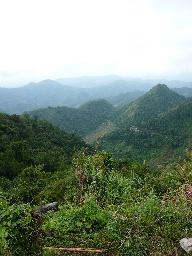
#> input picture TP2/Holidays_dataset/100000.jpg, 192 x 256 px; its folder holds only this picture in this run
$ jupyter execute --allow-errors '4I-SI2_TD_Représentation_Images_corriger.ipynb'   (shell and % lines are left out)   (older library calls are emulated)
#> lines starting #> are read from the running program, lines starting #| are printed output that depends on the picture
# TD - Représentation d'images
Dans ce TD, nous nous interesons à la représentation d'images par leur [histogramme couleur](https://en.wikipedia.org/wiki/Color_histogram).

[cell 1]
import numpy as np
import matplotlib.pyplot as plt

En indexation de donnée par le contenu, une problématique courante est la recherche par similarité de documents. Le but de trier l'ensemble des documents d'une base de donnée du plus similaire au moins similaire par rapport à un document requête en utilisant uniquement des informations extraites des documents.

Dans ce TD, nous voulons faire de la recherche par similarité d'images. Comme pour le texte, nous ne pouvons pas utiliser directement l'image. Nous devons dans un premier temps extraire des paramètres (features) des images. Puis nous utilisons une métrique pour mesurer la similarité entre les images. Nous pouvons alors trier les images par rapport à leur similarité avec l'image requête.

## Holidays dataset
Pour nos expériences, nous utilisons la base d'image [Holidays dataset](http://lear.inrialpes.fr/~jegou/data.php). Cette base de 1491 images provenant de photos de vacances. Les autres ont pris en compte de tester la robustesse de diverses attaques: les rotations, les changements de points de vue et d'éclairage, le flou, etc. L'ensemble de données comprend une très grande variété de types de scène (effets naturels, artificiels, d'eau et de feu, etc.). L'ensemble de données  sont regroupé en 500 groupes d'images, chacun représentant une scène ou un objet distinct. La première image de chaque groupe est l'image de requête et l'objectif est de récupérer en premier les autres images du groupe.

<center></center>

Le code suivant permet de crée la liste des images de la base :

[cell 2]
import glob
import os

images_dir = './Holidays_dataset'

image_file_names = sorted([os.path.split(f)[1] for f in glob.glob(os.path.join(images_dir, '*.jpg'))])

N = len(image_file_names)

Le groupe des images et leurs indices dans le groupe sont codés dans leurs noms. Par exemple l'image `100502.jpg` est la $3^\text{éme}$ image du $6^\text{éme}$ groupe :
- `1`**`005`**`02.jpg` $\Rightarrow 6^\text{éme}$ groupe
- `1005`**`02`**`.jpg` $\Rightarrow 3^\text{éme}$ image du groupe
L'image qui est utilisé comme requête dans chaque groupe est la $1^\text{ére}$ image du groupe (`1005`**`00`**`.jpg`).

Le code suivant permet de récupéré les groupes de chaque image et les images requêtes:

[cell 3]
y = np.asarray([int(f[1:4]) for f in image_file_names]) # verite terrain: recupere pour chaque imag le num de son groupe (ex:005 au dessus)
queries = np.asarray([f.endswith('00.jpg') for f in image_file_names]) # vecteur de booléens : VRAI aux indices des images servant de requetes (celles finissant par 000)

- `y` $\in \mathbb{N}^N$ est le vecteur de l'indice de groupe pour chaque image.
- `queries` $\in \{\text{False},\text{True}\}^N$ est le vecteur booléen qui indique si l'image est une requête ou non.

**À faire -** Écrivez le code pour ouvrir toutes les images de la base et stockées les dans la liste `images`.

**Aide -** Regardez l'aide des fonctions : [`scipy.misc.imread`](https://docs.scipy.org/doc/scipy-0.19.0/reference/generated/scipy.misc.imread.html), [`os.path.join`](https://docs.python.org/3/library/os.path.html#os.path.join) et [les listes en python](https://docs.python.org/3/tutorial/datastructures.html#more-on-lists)

[cell 4]
#from scipy.misc import imread
# ou
from imageio import imread


images = []

for file_name in image_file_names:
    file_path = os.path.join(images_dir, file_name)
    I = imread(file_path)
#> I is the input picture: shape (256, 192, 3); mean R, G, B 129.5, 143.7, 127.2
    images.append(I)

**À faire** - À l'aide de la fonction [`matplotlib.pyplot.imshow`](https://matplotlib.org/api/pyplot_api.html#matplotlib.pyplot.imshow), visualisez un image de la base.

#> (a cell that did not finish here is left out)

**À faire** - Affichez les dimentions de l'image ([`numpy.ndarray.shape`](https://docs.scipy.org/doc/numpy/reference/generated/numpy.ndarray.shape.html))

#> (a cell that did not finish here is left out)

**Question** - À quoi corresponde ces trois dimensions ?

- la première dimension est la hauteur de l'image
- la deuxième dimension est la largeur de l'image
- la troisième dimension est les codage RGB des couleurs de l'image

## Histogramme couleur

Pour représenté les images, nous utilisons l'histogramme de la proportion des couleurs dans l'image.

Le codage [RGB](https://en.wikipedia.org/wiki/RGB_color_model) (Red, Green, Blue) sur 24 bits (3 canaux de 8 bits) permet de coder : 16777216 couleurs differentes.

**Question -** Est il judicieux d'utiliser toutes les couleurs pour calculer l'histogramme couleur des images ?

Non car nous obtiendrons un vecteur de 16777216 dimensions pour représenter chaque image, c'est beaucoup trop grand.

### Réduction du nombre de couleur
Nous voulons alors réduire le nombre de couleur utilisé. Pour cela, il est judicieux de rechercher les $P$ couleurs les plus couramment utilisées dans nos images et ensuite de remplacer pour chaque pixel de chaque image la couleur du pixel par la couleur la plus proche parmi les $P$ couleurs les plus courantes. Cette méthode s'appelle la [quantification couleur](https://en.wikipedia.org/wiki/Color_quantization) et elle est basé sur l'utilisation d'algorithme de [clustering](https://en.wikipedia.org/wiki/Cluster_analysis).

Pour trouver les couleurs les plus couramment utilisées, nous devons extraire des images l'ensemble des pixels de toute les images et les rassembler dans une matrice.

**À faire -** Ecrivez le code pour extraire tous les pixels de toutes les images stockées dans la matrice `rgb_samples` de dimension $\text{nombre total de pixel}\times 3$

**Aide -** Regardez l'aide des fonctions : [`numpy.reshape`](https://docs.scipy.org/doc/numpy/reference/generated/numpy.reshape.html) (lire attentivement la description du paramètre `newshape`) et [`numpy.vstack`](https://docs.scipy.org/doc/numpy/reference/generated/numpy.vstack.html)

[cell 7]
rgb_samples = [I.reshape((-1,3)) for I in images]
#> rgb_samples = 1 item
rgb_samples = np.vstack(rgb_samples)

Nous obtenons un échantillon de plus de 72 millions de couleurs RGB, c'est beaucoup trop. Nous allons en choisir aléatoirement un petit nombre.

**À faire -** Ecrivez le code pour choisir aléatoirement 100000 exemples de couleurs RGB dans la matrice `rgb_samples` et stockez les à nouveau dans la matrice `rgb_samples`.

**Aide -** Regardez l'aide de la fonction : [`numpy.random.choice`](https://docs.scipy.org/doc/numpy/reference/generated/numpy.random.choice.html) (lire attentivement la description du paramètre `replace`)

#> (a cell that did not finish here is left out)

Pour déterminer les $P$ couleur les plus courantes, nous allons utiliser l'algorithme [K-Means](https://en.wikipedia.org/wiki/K-means_clustering).

**À faire -** Ecrivez le code pour effectuer un clustering de 128 clusters ($P=128$) avec algorithme K-Means sur notre échantillon de couleur RGB `rgb_samples`.

**Aide -** Regardez l'aide de la fonction : [`sklearn.cluster.KMeans`](http://scikit-learn.org/stable/modules/generated/sklearn.cluster.KMeans.html)

**Conseil -** Fixez le paramète `n_init` à 1.

[cell 9]
from sklearn.cluster import KMeans

P = 128

kms = KMeans(P, n_init = 1, verbose = 0)
kms.fit(rgb_samples)

La fonction suivant permet de réorganiser les couleurs  obtenue par le clustering dans l'ordre des teintes du codage couleur [HSV](https://fr.wikipedia.org/wiki/Teinte_Saturation_Valeur)

[cell 10]
import colorsys
def reorganize_clusters(kms):
    h = np.zeros((kms.n_clusters, ))
    for i in range(kms.n_clusters):
        r,g,b = kms.cluster_centers_[i,:]/255.0
        h[i] = colorsys.rgb_to_hsv(r, g, b)[0]
    idx = np.argsort(h)
    kms.cluster_centers_ = kms.cluster_centers_[idx,:]

Nous l'appliquons sur notre objet KMeans

[cell 11]
reorganize_clusters(kms)

**À faire -** Ecrivez le code pour afficher l'image de la palette couleur obtenu avec le clustering (par exemple, une image de 8 ligne par ? pixels).

**Aide -** Regardez l'aide des fonctions : [`numpy.reshape`](https://docs.scipy.org/doc/numpy/reference/generated/numpy.reshape.html) et [`matplotlib.pyplot.imshow`](https://matplotlib.org/api/pyplot_api.html#matplotlib.pyplot.imshow)

**Conseil -** Ajoutez le paramètre : `interpolation='nearest'` pour la fonction `imshow`.

[cell 12]
palette = kms.cluster_centers_.astype(np.uint8)
plt.imshow(palette.reshape((8,-1,3)), interpolation='nearest')
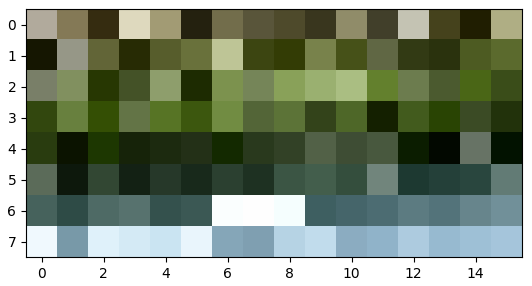
#> figure drawn by matplotlib, 1 panel

Nous voulons voir l'effet de la quantification couleur sur une image.

**À faire -** Choisissez aléatoirement une des images et écrivez le code pour obtenir sa version quantifiée. Puis affichez les deux images pour les comparer.

**Aide -** Regardez l'aide des fonctions : [`sklearn.cluster.KMeans.predict`](http://scikit-learn.org/stable/modules/generated/sklearn.cluster.KMeans.html#sklearn.cluster.KMeans.predict), [`numpy.reshape`](https://docs.scipy.org/doc/numpy/reference/generated/numpy.reshape.html) et [`matplotlib.pyplot.imshow`](https://matplotlib.org/api/pyplot_api.html#matplotlib.pyplot.imshow)

#> (a cell that did not finish here is left out)

Nous maintenant calculer, histogramme couleur d'un image avec les couleurs obtenu apres quantification.

**À faire -** Completez la fonction `def compute_hist(kmeans, I)` qui retourne un vecteur contenant la proportion de chaque couleur dans dans l'image `I`.

**Aide -** Regardez l'aide des fonctions : [`sklearn.cluster.KMeans.predict`](http://scikit-learn.org/stable/modules/generated/sklearn.cluster.KMeans.html#sklearn.cluster.KMeans.predict), [`numpy.reshape`](https://docs.scipy.org/doc/numpy/reference/generated/numpy.reshape.html) et [`numpy.unique`](https://docs.scipy.org/doc/numpy/reference/generated/numpy.unique.html) (lire attentivement la description du paramètre `return_counts`).

[cell 14]
def compute_hist(kmeans, I):
    x = np.zeros((kmeans.n_clusters, ))
    idx = kmeans.predict(I.astype(np.float64).reshape((-1,3)))
    idv, v = np.unique(idx, return_counts=True)
    x[idv] = v
    return x/np.sum(x).astype(np.float32)

Nous voulons visualier l'histogramme couleur une image

**À faire -** Choisissez aléatoirement une des images, utilisez la fonction `def compute_hist(kmeans, I)` pour calculer son histogramme couleur et affichez le.

**Aide -** Regardez l'aide de la fonction : [`matplotlib.pyplot.bar`](https://matplotlib.org/api/pyplot_api.html#matplotlib.pyplot.bar)

**Conseil -** Ajoutez les paramètres : `width = 1`, `color=palette/255.0` et `edgecolor = 'none'` pour la fonction `bar`.

#> (a cell that did not finish here is left out)

**À faire -** Ecrivez le code pour calculer l'histogramme couleur de toutes les images et stockez les dans la matrice `X`.

[cell 16]
X = np.zeros((len(images), kms.n_clusters), dtype=np.float32)
for i in range(len(images)):
    X[i,:] = compute_hist(kms, images[i])
#> this loop made 1 pass

## Recherche par similarité

**À faire -** Ecrivez le code pour calculer la distance Euclidienne entre les images requetes et toutes les images, stockez les resultats dans la matrice `dist`.

**Aide -** Regardez l'aide de la fonction : [`sklearn.metrics.pairwise.euclidean_distances`](http://scikit-learn.org/stable/modules/generated/sklearn.metrics.pairwise.euclidean_distances.html)

[cell 17]
from sklearn.metrics.pairwise import euclidean_distances

dist = euclidean_distances(X[queries,:], X)
#> dist = [0]

**À faire -** Ecrivez le code pour afficher la matrice des distance `dist`.

**Aide -** Regardez l'aide de la fonction : [`matplotlib.pyplot.matshow`](https://matplotlib.org/api/pyplot_api.html#matplotlib.pyplot.matshow)

[cell 18]
plt.matshow(dist)
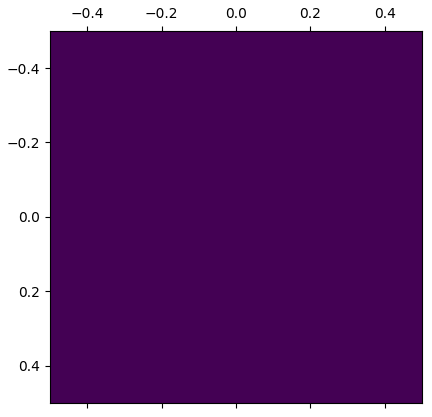
#> figure drawn by matplotlib, 1 panel

**À faire -** Choisissez une requete et ecrivez le code pour afficher les 15 images les plus similaire a la requete.

**Aide -** Regardez l'aide des fonctions : [`numpy.argsort`](https://docs.scipy.org/doc/numpy/reference/generated/numpy.argsort.html), [`matplotlib.pyplot.imshow`](https://matplotlib.org/api/pyplot_api.html#matplotlib.pyplot.imshow) et [`matplotlib.pyplot.subplot`](https://matplotlib.org/api/pyplot_api.html#matplotlib.pyplot.subplot)

[cell 19]
# Exemple pour la requete 15
query = 15

# on trie les distances obtenues par ordre croissant
#> (the rest of this cell did not finish here and is left out)

Pour evaluer la performance de notre representation et de la metrique que nous utilisons pour calculer la distance entre les images, nous utilisons la mesure de performence officiler de la base Holidays le mAP ([mean Average Precision](https://en.wikipedia.org/wiki/Information_retrieval#Mean_average_precision)).

La fonction `def score_map(dist, y, queries)` retourne le mAP pour la matrice de distance `dist`.

[cell 20]
def score_ap_from_ranks_1 (ranks, nres):
    ap=0.0
    recall_step=1.0/nres
    for ntp,rank in enumerate(ranks):
        if rank==0:
            precision_0=1.0
        else:
            precision_0=ntp/float(rank)
        precision_1=(ntp+1)/float(rank+1)
        ap+=(precision_1+precision_0)*recall_step/2.0
    return ap

def score_map(dist, y, queries):
    queries_label = -1*np.ones(queries.shape)
    queries_label[queries] = y[queries]

    idxsortdist = np.argsort(dist, axis=1)
#> idxsortdist = [0]

    mAP = 0.0;

    for r in y[queries]:
        y_r = y[idxsortdist[r,:]]
        queries_label_r = queries_label[idxsortdist[r,:]]

        nres = np.sum(np.logical_and(y == r, queries_label != r))

        tp_ranks = np.sort(np.where(y_r[queries_label_r != r] == r)[0])

        ap = score_ap_from_ranks_1 (tp_ranks, nres)

        mAP += ap
#> this loop made 1 pass
#> (y_r, queries_label_r, ap, mAP) on pass 1: ([0], [0], 0, 0)
#> after the loop, mAP = 0
    return mAP/ np.sum(queries) * 100.0

**À faire -** Ecrivez le code pour calculer la performence de notre representation avec la distance euclidienne.

[cell 21]
print('mAP:', score_map(dist, y, queries), '%' )
#| mAP: 0.0 %

$ run again, on TP2/Holidays_dataset/102000.jpg
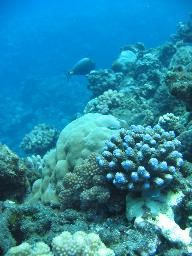
#> input picture TP2/Holidays_dataset/102000.jpg, 192 x 256 px
#> I is the input picture: shape (256, 192, 3); mean R, G, B 39.5, 136.6, 165.2
#> rgb_samples = 1 item
#> `[cell 12] palette = kms.cluster_centers_.astype(np.uint8) plt.imshow(p..`:
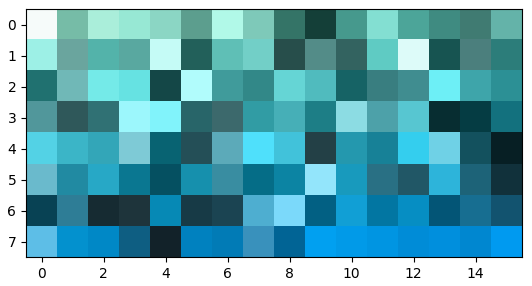
#> figure drawn by matplotlib, 1 panel
#> the loop `for i in range(len(images)):` made 1 pass
#> dist = [0]
#> after the loop in score_map, `for r in y[queries]:`: mAP = 0

$ run again, on TP2/Holidays_dataset/102400.jpg
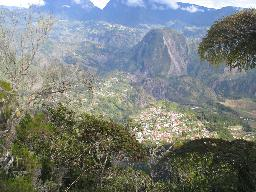
#> input picture TP2/Holidays_dataset/102400.jpg, 256 x 192 px
#> I is the input picture: shape (192, 256, 3); mean R, G, B 120.3, 126.8, 123.5
#> rgb_samples = 1 item
#> `[cell 12] palette = kms.cluster_centers_.astype(np.uint8) plt.imshow(p..`:
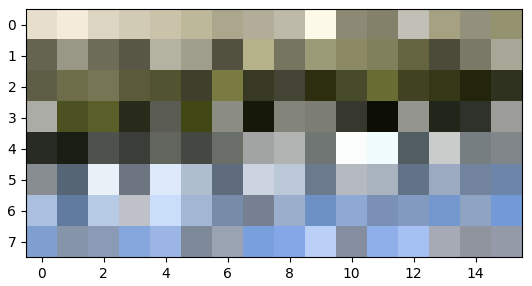
#> figure drawn by matplotlib, 1 panel
#> the loop `for i in range(len(images)):` made 1 pass
#> dist = [0]
#> after the loop in score_map, `for r in y[queries]:`: mAP = 0

$ run again, on TP2/Holidays_dataset/103000.jpg
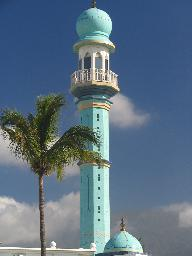
#> input picture TP2/Holidays_dataset/103000.jpg, 192 x 256 px
#> I is the input picture: shape (256, 192, 3); mean R, G, B 91.3, 111.7, 130
#> rgb_samples = 1 item
#> `[cell 12] palette = kms.cluster_centers_.astype(np.uint8) plt.imshow(p..`:
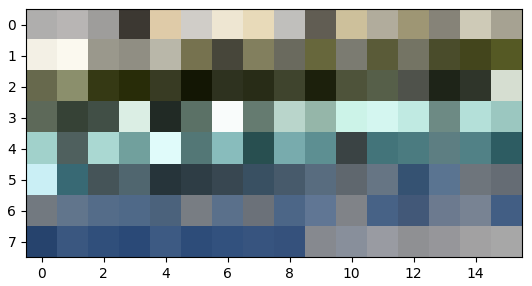
#> figure drawn by matplotlib, 1 panel
#> the loop `for i in range(len(images)):` made 1 pass
#> dist = [0]
#> after the loop in score_map, `for r in y[queries]:`: mAP = 0

$ run again, on TP2/Holidays_dataset/100301.jpg
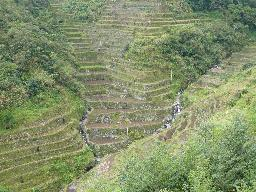
#> input picture TP2/Holidays_dataset/100301.jpg, 256 x 192 px
#> I is the input picture: shape (192, 256, 3); mean R, G, B 131.2, 143.9, 105.5
#> rgb_samples = 1 item
#> `[cell 12] palette = kms.cluster_centers_.astype(np.uint8) plt.imshow(p..`:
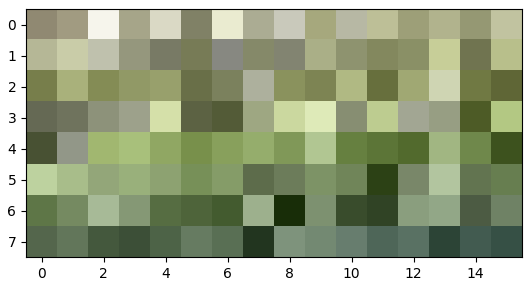
#> figure drawn by matplotlib, 1 panel
#> the loop `for i in range(len(images)):` made 1 pass
